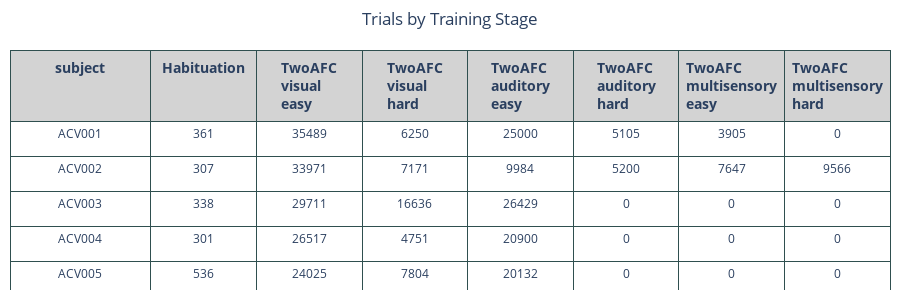

The notebook cell saved with this chart:
### Code cell
# Replace 'not saved' with 'Habituation'
df['current_training_stage'] = df['current_training_stage'].replace('not saved', 'Habituation')
# Get the order of training stages based on first appearance
training_stages_order = df['current_training_stage'].dropna().unique().tolist()
# Create pivot table
tr_stage_df = df.groupby(['subject', 'current_training_stage']).size().unstack(fill_value=0).reset_index()
# Reorder columns
tr_stage_df = tr_stage_df.reindex(columns=['subject'] + training_stages_order)

fig = plots.plot_table_from_df(tr_stage_df, title="Trials by Training Stage")
fig.show()

### Figure 1 — Plotly figure (JSON) as saved in the notebook; plotly's stock layout.template omitted (floating-point values rounded to 4 significant figures)
{"data": [{"cells": {"align": "center", "fill": {"color": "white"}, "font": {"size": 12}, "height": 35, "line": {"color": "darkslategray"}, "values": [["ACV001", "ACV002", "ACV003", "ACV004", "ACV005", "ACV006", "ACV007", "ACV008", "ACV009", "ACV010"], [361, 307, 338, 301, 536, 316, 354, 388, 335, 443], [35489, 33971, 29711, 26517, 24025, 30959, 20234, 21986, 32602, 37311], [6250, 7171, 16636, 4751, 7804, 10160, 16868, 19703, 18896, 4976], [25000, 9984, 26429, 20900, 20132, 19278, 21342, 9750, 27769, 11214], [5105, 5200, 0, 0, 0, 0, 0, 5057, 0, 5004], [3905, 7647, 0, 0, 0, 0, 0, 6091, 0, 14361], [0, 9566, 0, 0, 0, 0, 0, 6617, 0, 0]]}, "columnwidth": [80, 60, 60, 60, 60, 60, 60, 60, 60], "header": {"align": "center", "fill": {"color": "lightgray"}, "font": {"size": 14}, "height": 40, "line": {"color": "darkslategray"}, "values": ["<b>subject</b>", "<b>Habituation</b>", "<b>TwoAFC<br>visual<br>easy</b>", "<b>TwoAFC<br>visual<br>hard</b>", "<b>TwoAFC<br>auditory<br>easy</b>", "<b>TwoAFC<br>auditory<br>hard</b>", "<b>TwoAFC<br>multisensory<br>easy</b>", "<b>TwoAFC<br>multisensory<br>hard</b>"]}, "type": "table"}], "layout": {"height": 300, "margin": {"b": 10, "l": 10, "r": 10, "t": 50}, "title": {"text": "Trials by Training Stage", "x": 0.5}}}
